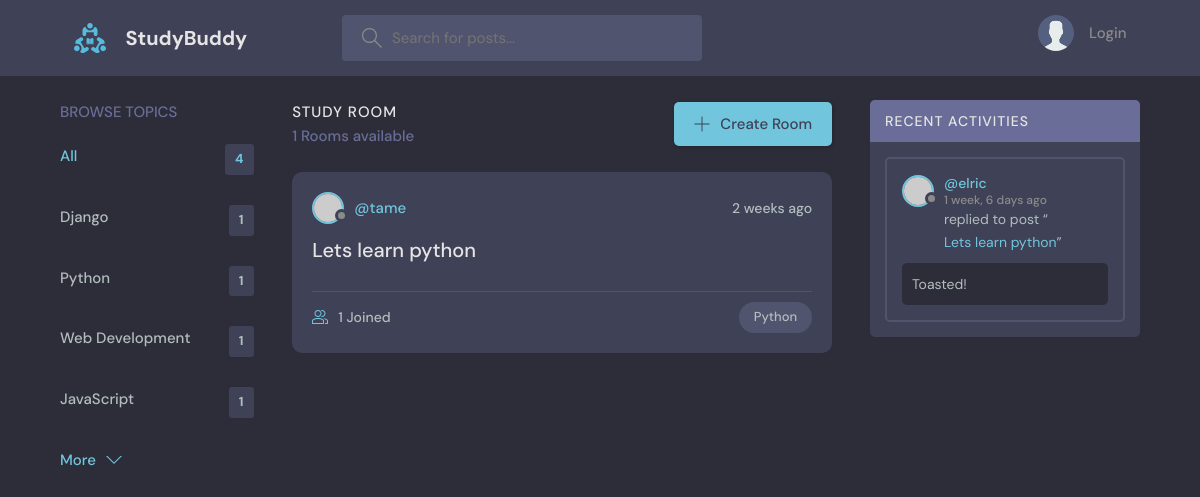
Page /?q=Python on the committed database.
### base/models.py (models this page shows, shortened)
class Topic(models.Model):
    name=models.CharField(max_length=200)

class Room(models.Model):
    host =  models.ForeignKey(User, on_delete = models.SET_NULL, null=True)
    topic = models.ForeignKey(Topic, on_delete = models.SET_NULL, null=True)
    name = models.CharField(max_length=200)
    description = models.TextField(null=True, blank=True)
    participants = models.ManyToManyField(User, related_name='participants', blank=True)
    update = models.DateTimeField(auto_now=True) # will be used in the class Meta
    created = models.DateTimeField(auto_now_add=True) # will be used in the class Meta
    class Meta:
        ordering = ['-update', '-created'] #with "-" means updated order

class Message(models.Model):
    user = models.ForeignKey(User,on_delete=models.CASCADE)
    room =  models.ForeignKey(Room, on_delete=models.CASCADE)
    body = models.TextField()
    update = models.DateTimeField(auto_now=True) # latest update timestamp
    created = models.DateTimeField(auto_now_add=True) # time of creation
    class Meta:
        ordering = ['-update', '-created'] #with "-" means updated order

### base/views.py (the view)
# urls.py: path('', views.home, name='home'),
def home(request):
    q = request.GET.get('q')    if request.GET.get('q') != None else ''
    rooms = Room.objects.filter(
        Q(topic__name__icontains=q) | #used to search with topic name
        Q(name__icontains=q) |          #used to search with user name
        Q(description__icontains=q)  #used to search with description
        )         # This means that the variable rooms will be available in the template as a variable called rooms
    topics = Topic.objects.all()
    room_count = rooms.count()
    room_messages = Message.objects.filter(Q(room__topic__name__icontains=q))
    context = {'rooms': rooms, 'topics':topics, 'room_count':room_count, 'room_messages':room_messages}      # This means that the variable rooms will be available in the template as a variable called rooms
    return render(request, 'base/home.html', context) #context refers to the value of the dictionary

### base/templates/base/home.html (shortened to what this page needs)
{% extends 'main.html' %}
{% block content %}
<main class="layout layout--3">
    <div class="container">
        {% include 'base/topic_components.html' %}
        <div class="roomList">
            <div class="roomList__header">
                <div>
                    <h2>Study Room</h2>
                    <p>{{room_count}} Rooms available</p>
                </div>
                <a class="btn btn--main" href="{% url 'create-room' %}">
                    <svg version="1.1" xmlns="http://www.w3.org/2000/svg" width="32" height="32" viewBox="0 0 32 32">
                        <title>add</title>
                        <path
                            d="M16.943 0.943h-1.885v14.115h-14.115v1.885h14.115v14.115h1.885v-14.115h14.115v-1.885h-14.115v-14.115z">
                        </path>
                    </svg>
                    Create Room
                </a>
            </div>
            {% include 'base/feed_components.html' %}
        </div>
        {% include 'base/activity_components.html'%}
    </div>
</main>
{% endblock content %}

### base/templates/base/topic_components.html
<div class="topics">
    <div class="topics__header">
        <h2>Browse Topics</h2>
    </div>
    <ul class="topics__list">
        <li>
            <a href="{% url 'home' %}}" class="active">All <span>{{topics.count}}</span></a>
        </li>
        {% for topic in topics %}
        <li>
            <a href="{% url 'home' %}?q={{topic.name}}">{{topic.name}} <span>{{topic.room_set.all.count}}</span></a>
        </li>
        {% endfor %}
    </ul>
    <a class="btn btn--link" href="topics.html">
        More
        <svg version="1.1" xmlns="http://www.w3.org/2000/svg" width="32" height="32" viewBox="0 0 32 32">
            <title>chevron-down</title>
            <path d="M16 21l-13-13h-3l16 16 16-16h-3l-13 13z"></path>
        </svg>
    </a>
</div>

### base/templates/base/feed_components.html (shortened to what this page needs)
{% for room in rooms %}
<div class="roomListRoom">
    <div class="roomListRoom__header">
        <a href="{% url 'user-profile' room.host.id %}" class="roomListRoom__author">
            <div class="avatar avatar--small">
                <img src="https://randomuser.me/api/portraits/women/11.jpg" />
            </div>
            <span>@{{room.host.username}}</span>
        </a>
        <div class="roomListRoom__actions">
            <span>{{room.created|timesince}} ago</span>
        </div>
    </div>
    <div class="roomListRoom__content">
        <a href="{% url 'room' room.id %}">{{room.name}}</a>
    </div>
    <div class="roomListRoom__meta">
        <a href="{% url 'room' room.id %}" class="roomListRoom__joined">
            {{room.participants.all.count}} Joined
        </a>
        <p class="roomListRoom__topic">{{room.topic.name}}</p>
    </div>
</div>
{% endfor %}

### base/templates/base/activity_components.html (shortened to what this page needs)
<div class="activities">
    <div class="activities__header">
        <h2>Recent Activities</h2>
    </div>
    {% for message in room_messages %}
    <div class="activities__box">
        <div class="activities__boxHeader roomListRoom__header">
            <a href="{% url 'user-profile' message.user.id %}" class="roomListRoom__author">
                <div class="avatar avatar--small">
                    <img src="https://randomuser.me/api/portraits/women/11.jpg" />
                </div>
                <p>
                    @{{message.user}}
                    <span>{{message.created|timesince}} ago</span>
                </p>
            </a>
        </div>
        <div class="activities__boxContent">
            <p>replied to post “<a href="{% url 'room' message.room.id %}">{{message.room.name}}</a>”</p>
            <div class="activities__boxRoomContent">
                {{message.body}}
            </div>
        </div>
    </div>
    {% endfor %}
</div>

### rows in the picture
Topic: name "Django", room_set.all.count "1"
Topic: name "Python", room_set.all.count "1"
Topic: name "Web Development", room_set.all.count "1"
Topic: name "JavaScript", room_set.all.count "1"
Room: host.username "tame", created "2 weeks", name "Lets learn python", participants.all.count "1", topic.name "Python"
Message: user "elric", created "1 week, 6 days", room.name "Lets learn python", body "Toasted!"

### other values in the picture
{{ topics.count }} "4"
{{ room_count }} "1"
